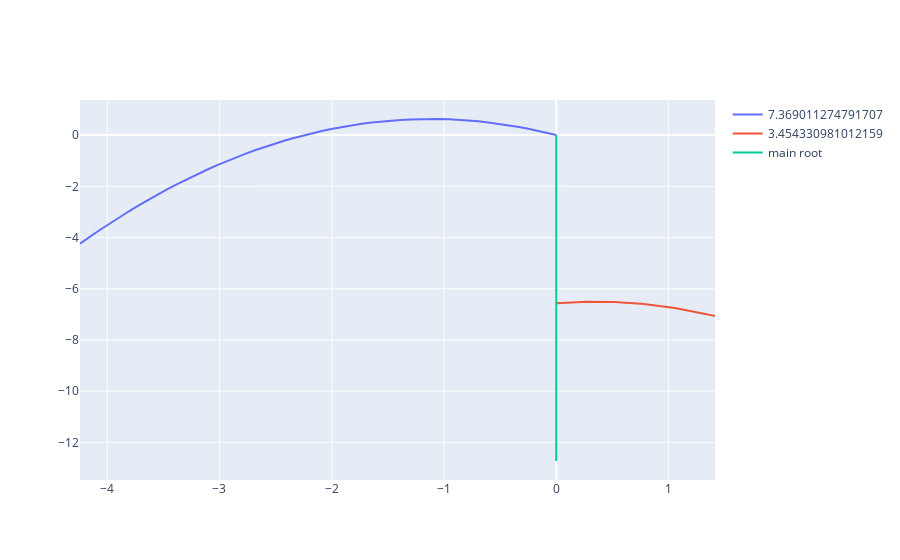

Notebook code cell kept with this figure:
### Code cell
Array=[]
#enter main root cordinates (a,b) and (c,d)
a=1
b=2
c=10
d=-7
Tmax= mainroot(a,b,c,d) #a,b,c,d
#enter G and alpha
G=-.5
al=.8
#enter p,qs
Array.append(plotNewpq(1,-4,a,b,c,d,G,al,Tmax))
Array.append(plotNewpq(7,-2,a,b,c,d,G,al,Tmax))
ploting(Tmax,Array)
findOgT(7,-2,a,b,c,d,G,al)
